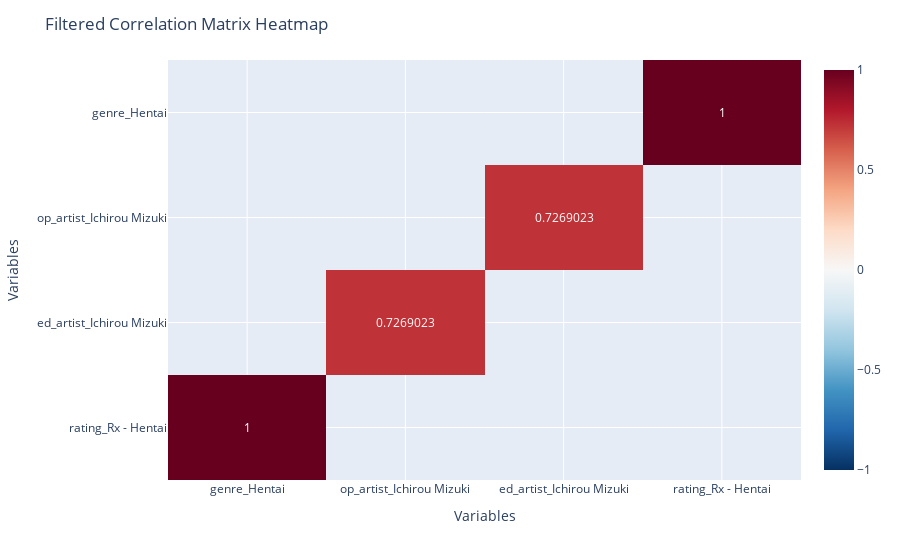

Notebook code for this chart:
### Markdown cell above
## Correlation matrix

### Code cell
import plotly.express as px
import seaborn as sns
import numpy as np
correlation_min = 0.70

correlation_matrix = final_ohe.corr()
np.fill_diagonal(correlation_matrix.values, 0) #removing self-correlation
filtered_corr_matrix = correlation_matrix[((correlation_matrix >= correlation_min) | (correlation_matrix <= -correlation_min))]
filtered_corr_matrix.dropna(how='all', axis=0, inplace=True)
filtered_corr_matrix.dropna(how='all', axis=1, inplace=True)

fig = px.imshow(filtered_corr_matrix, 
                text_auto=True, 
                color_continuous_scale='RdBu_r',
                zmin=-1, zmax=1, 
                aspect="auto")

fig.update_layout(
    title="Filtered Correlation Matrix Heatmap",
    xaxis_title="Variables",
    yaxis_title="Variables"
)
fig.show()

### Figure 1 — Plotly figure (JSON) as saved in the notebook; plotly's stock layout.template omitted (floating-point values rounded to 4 significant figures)
{"data": [{"coloraxis": "coloraxis", "hovertemplate": "x: %{x}<br>y: %{y}<br>color: %{z}<extra></extra>", "name": "0", "texttemplate": "%{z}", "type": "heatmap", "x": ["genre_Hentai", "op_artist_Ichirou Mizuki", "ed_artist_Ichirou Mizuki", "rating_Rx - Hentai"], "xaxis": "x", "y": ["genre_Hentai", "op_artist_Ichirou Mizuki", "ed_artist_Ichirou Mizuki", "rating_Rx - Hentai"], "yaxis": "y", "z": [[null, null, null, 1], [null, null, 0.7269, null], [null, 0.7269, null, null], [1, null, null, null]]}], "layout": {"coloraxis": {"cmax": 1, "cmin": -1, "colorscale": [[0, "rgb(5,48,97)"], [0.1, "rgb(33,102,172)"], [0.2, "rgb(67,147,195)"], [0.3, "rgb(146,197,222)"], [0.4, "rgb(209,229,240)"], [0.5, "rgb(247,247,247)"], [0.6, "rgb(253,219,199)"], [0.7, "rgb(244,165,130)"], [0.8, "rgb(214,96,77)"], [0.9, "rgb(178,24,43)"], [1, "rgb(103,0,31)"]]}, "margin": {"t": 60}, "title": {"text": "Filtered Correlation Matrix Heatmap"}, "xaxis": {"anchor": "y", "domain": [0, 1], "title": {"text": "Variables"}}, "yaxis": {"anchor": "x", "autorange": "reversed", "domain": [0, 1], "title": {"text": "Variables"}}}}
